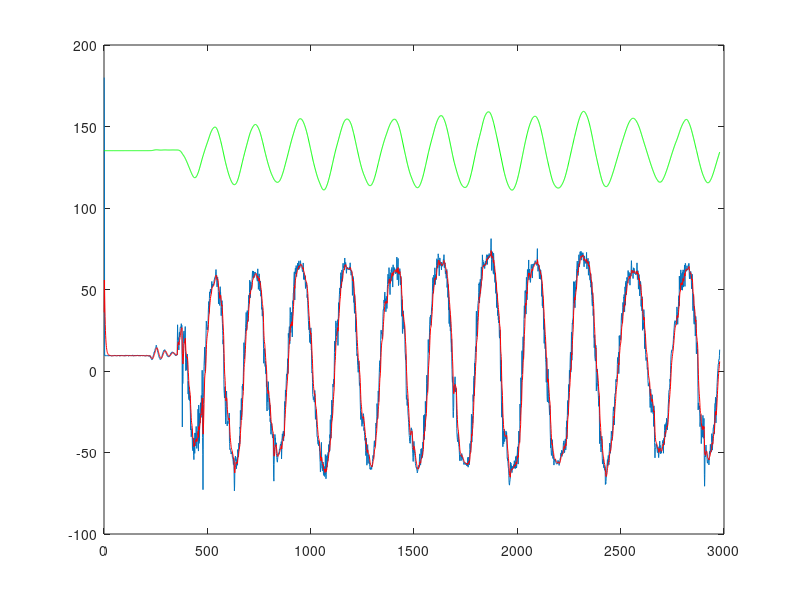
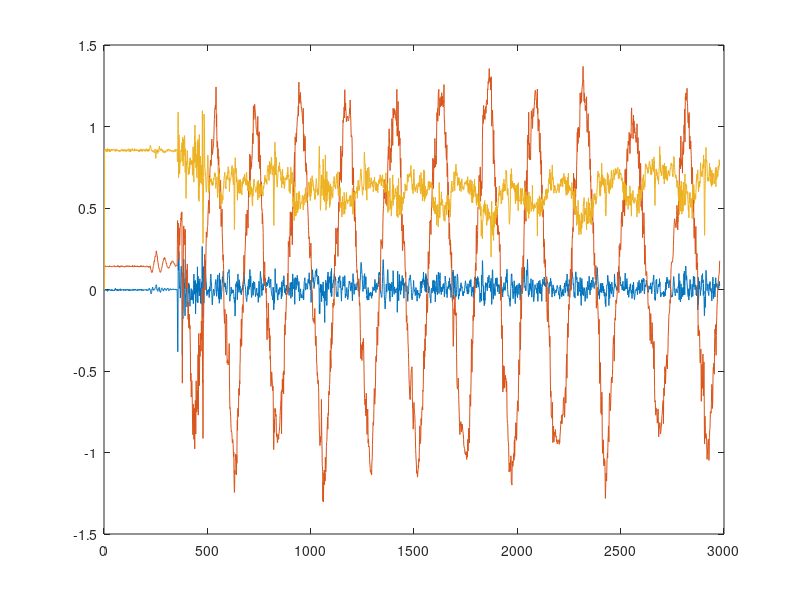
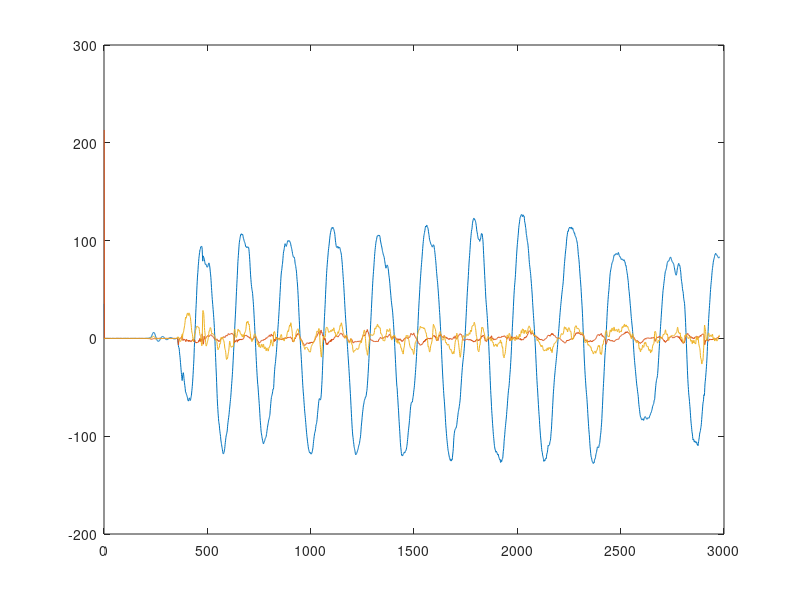

MATLAB code for these plots, in order:
clc; close all
datos = dlmread('data.csv',';');
datos = datos(1:end-2,:);
theta = atan2(datos(:,2), datos(:,3))*180/pi;

alpha = 0.2;
theta2 = filter(alpha, [1, -(1-alpha)], theta);

plot(theta); hold on
plot(theta2,'r');

ang = zeros(1, length(datos(:,4)));
ang(1) = theta(2);

for i=2:length(datos(:,4))
    ang(i) = ang(i-1) + datos(i-1,4)*1/200;
end

% figure
plot(ang,'g')

figure
plot(datos(:,1:3));
var(datos(:,1))

figure
plot(datos(:,4:6))